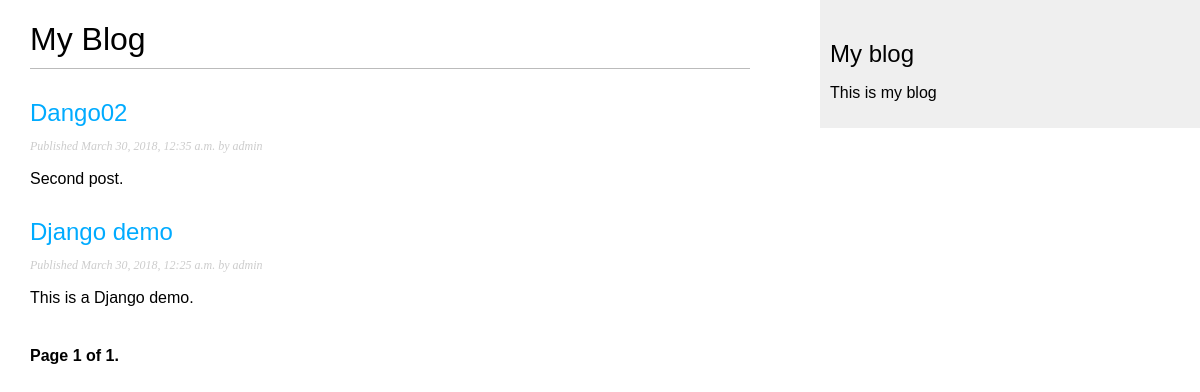
The page /blog/ on the database as committed earlier.
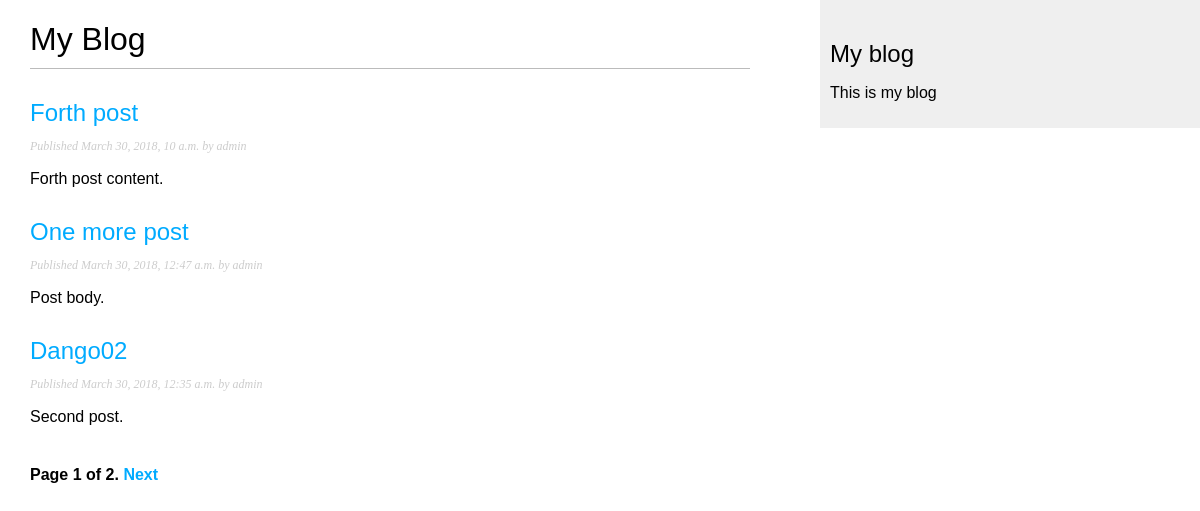
The same page on the database as committed later.
### blog_app/models.py (models this page shows, shortened)
class Post(models.Model):
    STATUS_CHOICES = (
        ('draft', 'Draft'),
        ('published', 'Published'),
    )
    title = models.CharField(max_length=250)
    slug = models.SlugField(max_length=250, unique_for_date='publish')
    author = models.ForeignKey(User,
                               related_name='blog_posts',
                               on_delete=models.CASCADE)
    body = models.TextField()
    publish = models.DateTimeField(default=timezone.now)
    created = models.DateTimeField(auto_now_add=True)
    updated = models.DateTimeField(auto_now=True)
    status = models.CharField(max_length=10, choices=STATUS_CHOICES, default='draft')
    objects = models.Manager()  # The default manager.
    published = PublishedManager()  # The specific manager.
    class Meta:
        ordering = ('-publish',)
    def get_absolute_url(self):
        return reverse('blog_app:post_detail', args=[self.publish.year,
                                              self.publish.strftime('%m'),
                                              self.publish.strftime('%d'),
                                              self.slug])

### blog_app/views.py (the view)
# urls.py: path('', views.PostListView.as_view(), name='post_list'),
class PostListView(ListView):
    queryset = Post.published.all()
    context_object_name = 'posts'
    paginate_by = 3
    template_name = 'blog_app/post/list.html'

### blog_app/templates/blog_app/post/list.html (shortened to what this page needs)
{% extends "blog_app/base.html" %}
{% block content %}
    <h1>My Blog</h1>
    {% for post in posts %}
        <h2><a href="{{ post.get_absolute_url }}">{{ post.title }}</a></h2>
        <p class="date">Published {{ post.publish }} by {{ post.author }}</p>
        {{ post.body|truncatewords:30|linebreaks }}
    {% endfor %}
    {% include "pagination.html" with page=page_obj %}
{% endblock %}

Rows that differ between the two databases and show on the page:
no longer on this page (row unchanged): Post: title "Django demo", publish "March 30, 2018, 12:25 a.m.", author "admin", body "This is a Django demo."
added Post: title "Forth post", publish "March 30, 2018, 10 a.m.", author "admin", body "Forth post content."
now on this page (row edited): Post: title "One more post", publish "March 30, 2018, 12:47 a.m.", author "admin", body "Post body."
Other text that changed with them:
{{ page.paginator.num_pages }}: "1" → "2"
text now shown: "Next"
